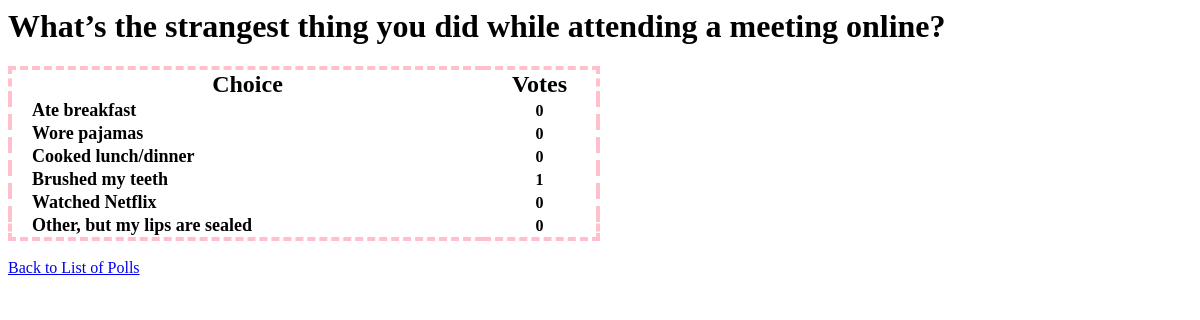
The app's page /polls/1/results/, older data.
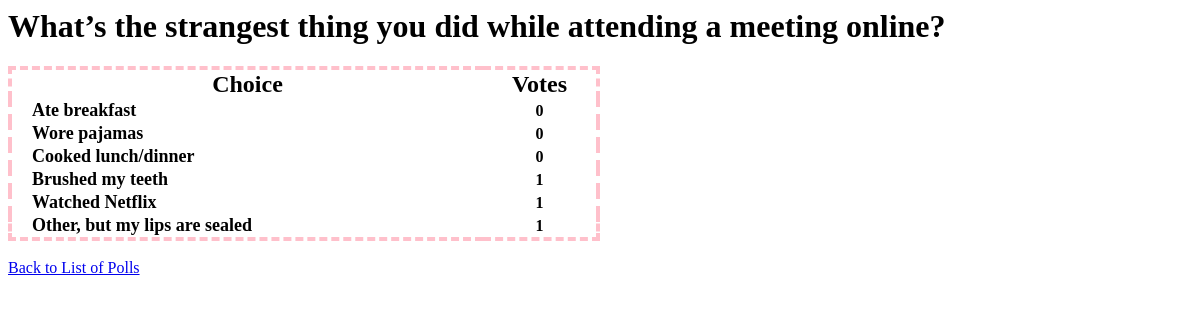
The same page, newer data.
### polls/models.py (models this page shows, shortened)
class Choice(models.Model):
    question = models.ForeignKey(Question, on_delete=models.CASCADE)
    choice_text = models.CharField(max_length=200)
    votes = models.IntegerField(default=0)

### polls/views.py (the view)
# urls.py: path('<int:pk>/results/', views.ResultsView.as_view(), name='results'),
class ResultsView(generic.DetailView):
    model = Question
    template_name = 'polls/results.html'

### polls/templates/polls/results.html (shortened to what this page needs)
{% load static %}
<link rel="stylesheet" href="{% static 'polls/style_results.css' %}">
<h1>{{ question.question_text }}</h1>
<table>
    <tr class="title">
        <th>Choice</th>
        <th>Votes</th>
    </tr>
    {% for choice in question.choice_set.all %}
    <tr>
        <th class="choice">{{ choice.choice_text }}</th>
        <th class="votes">{{ choice.votes }}</th>
    </tr>
    {% endfor %}
</table>
<br><a href="{% url 'polls:index' %}"> Back to List of Polls </a><br>
{% load static %}
<link rel="stylesheet" href="{% static 'polls/style_results.css' %}">

Row changes from the older to the newer data that the page shows:
changed Choice "Watched Netflix": votes "0" → "1"
changed Choice "Other, but my lips are sealed": votes "0" → "1"
